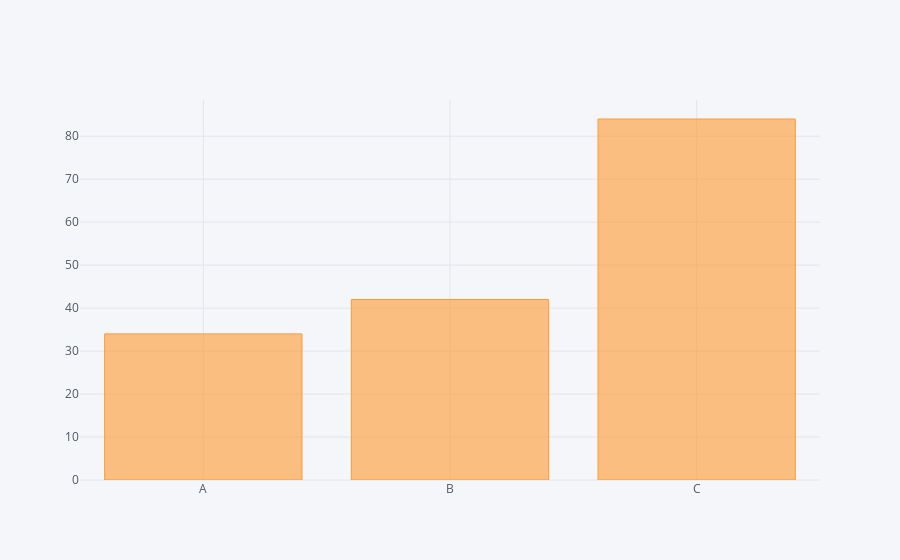

The notebook cell saved with this chart:
### Code cell
df2.iplot(kind='bar', x='Category', y='Values')

### Figure 1 — Plotly figure (JSON) as saved in the notebook; plotly's stock layout.template omitted (floating-point values rounded to 4 significant figures)
{"data": [{"marker": {"color": "rgba(255, 153, 51, 0.6)", "line": {"color": "rgba(255, 153, 51, 1.0)", "width": 1}}, "name": "Values", "orientation": "v", "text": "", "type": "bar", "uid": "db9ded04-68d4-4b97-b652-4c189aa89874", "x": ["A", "B", "C"], "y": [34, 42, 84]}], "layout": {"legend": {"bgcolor": "#F5F6F9", "font": {"color": "#4D5663"}}, "paper_bgcolor": "#F5F6F9", "plot_bgcolor": "#F5F6F9", "title": {"font": {"color": "#4D5663"}}, "xaxis": {"gridcolor": "#E1E5ED", "showgrid": true, "tickfont": {"color": "#4D5663"}, "title": {"font": {"color": "#4D5663"}, "text": ""}, "zerolinecolor": "#E1E5ED"}, "yaxis": {"gridcolor": "#E1E5ED", "showgrid": true, "tickfont": {"color": "#4D5663"}, "title": {"font": {"color": "#4D5663"}, "text": ""}, "zerolinecolor": "#E1E5ED"}}}
